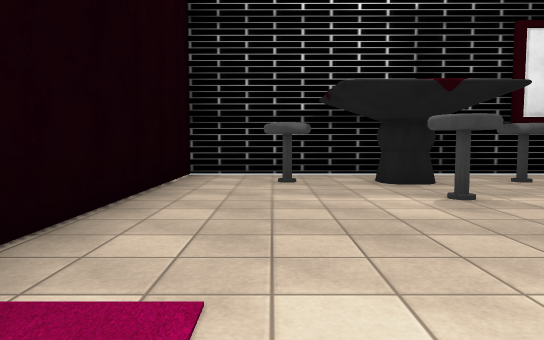
View 1 (above)

14 first-person views from a walk through a scene from a Unity 3-D project. The camera is 1.2 m above the floor, tilts 4° down and sees 70° across. The floor is counted in squares, 2 m on a side. Each view is taken from the middle of a square. On the plan, view 1 faces up. The plan holds only what a view shows up to about 11 squares ahead; the rest is blank. Some surface patterns are stand-ins.

View 2
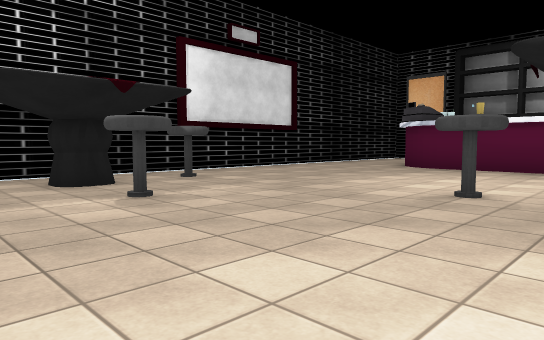

View 3
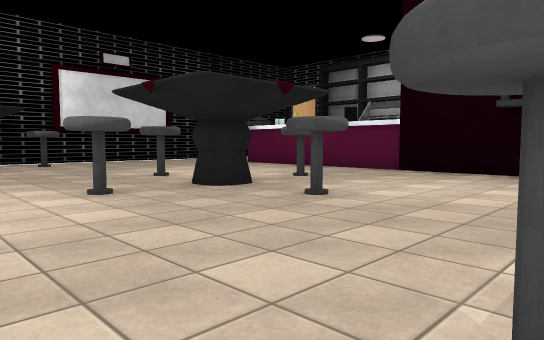

View 4
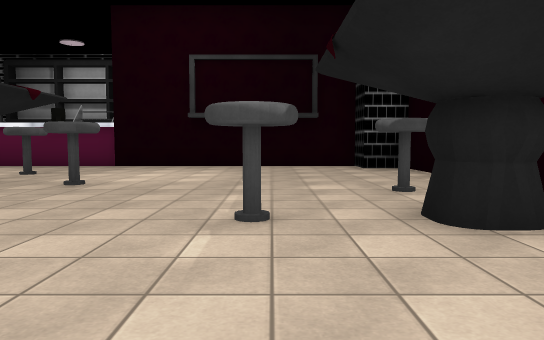

View 5
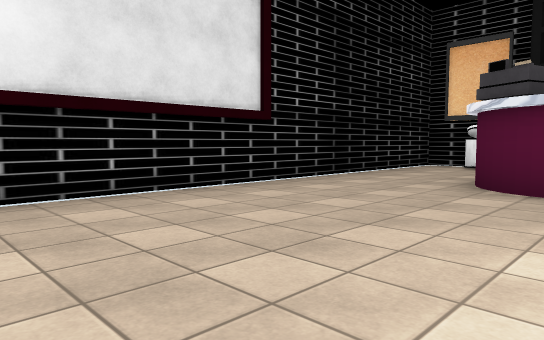

View 6
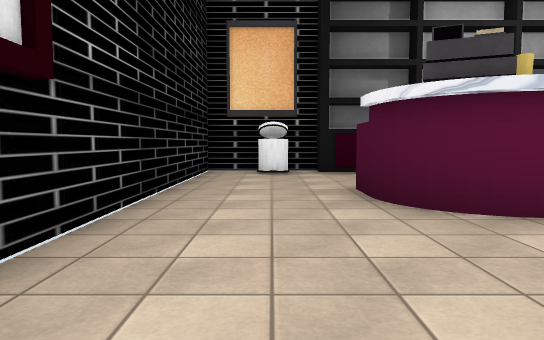

View 7
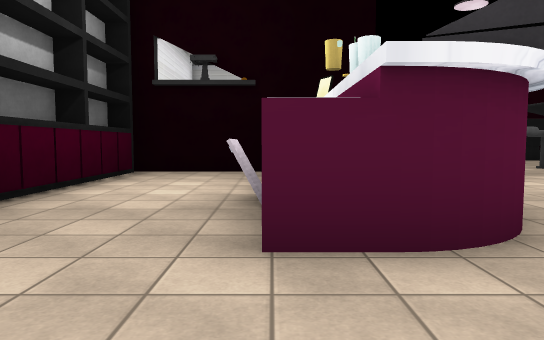

View 8
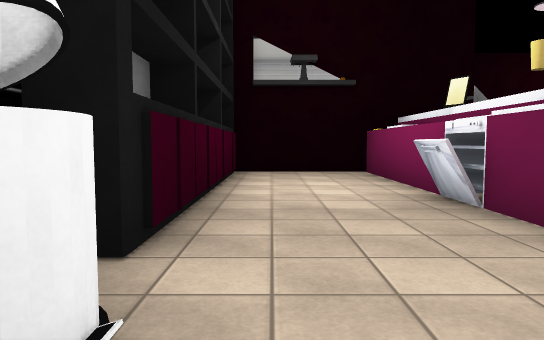

View 9
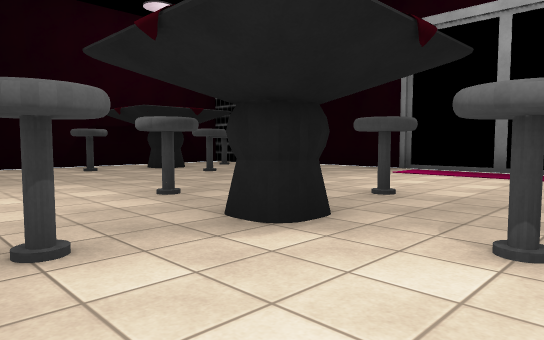

View 10
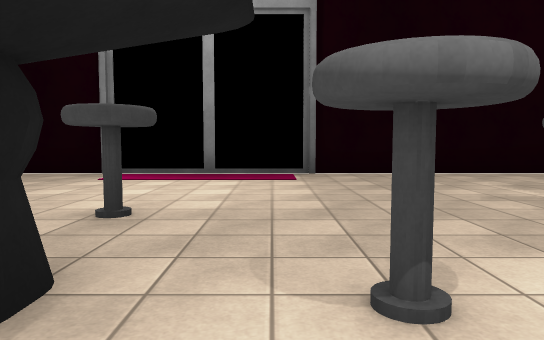

View 11
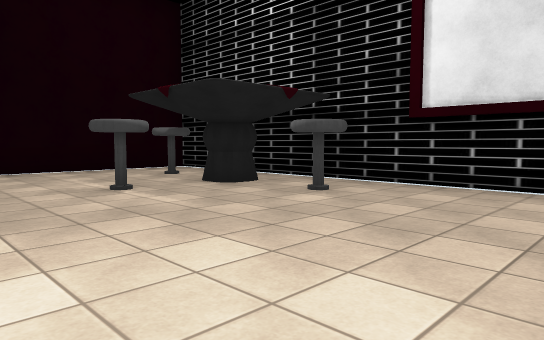

View 12
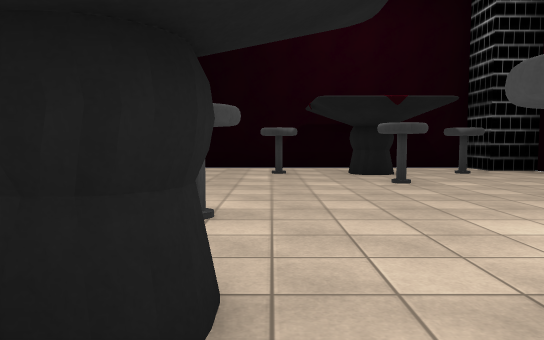

View 13
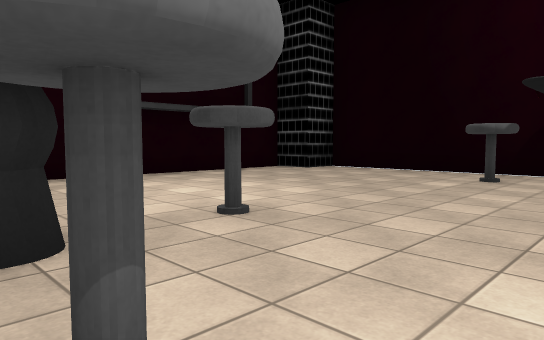

View 14
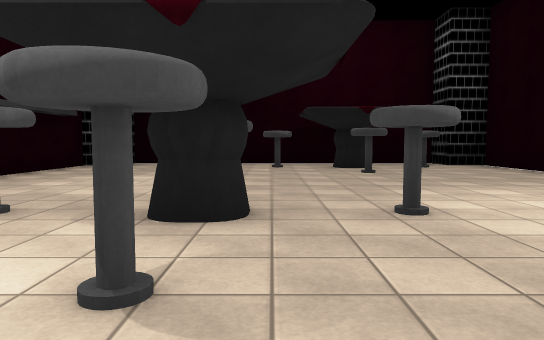

### Floor plan
Key: @ floor where view 1 was taken; # wall or solid block; x gap in a wall; . floor.
Columns run from 2 left of view 1 to 15 right of it. Each row starts with its distance up from view 1.
  8 ##################
  7 #................#
  6 #.#.#.#.........##
  5  ...........##..#
  4  ...#......###..#
  3 #..........###..#
  2 #..........###..#
  1 #......x...###..#
  0 #.@..#.#...#  ..#
 -1 #..........#  ###
 -2 #......#...#
 -3 #..........#
 -4  ..........#
 -5  ...#......#
 -6  ..........#
 -7 ###.#.#...##
 -8  ##########

Where each view was taken, in squares from view 1:
view 1: 0 up, 0 right, facing up
view 2: 0 up, 0 right, facing up-right
view 3: 5 down, 1 right, facing up-right
view 4: 5 down, 1 left, facing right
view 5: 3 up, 4 right, facing up-right
view 6: 6 up, 6 right, facing right
view 7: 7 up, 11 right, facing down
view 8: 7 up, 13 right, facing down
view 9: 2 up, 7 right, facing down-left
view 10: 1 up, 6 right, facing left
view 11: 2 up, 7 right, facing up-left
view 12: 1 up, 4 right, facing down
view 13: 0 up, 2 right, facing down-right
view 14: 3 up, 4 right, facing down
